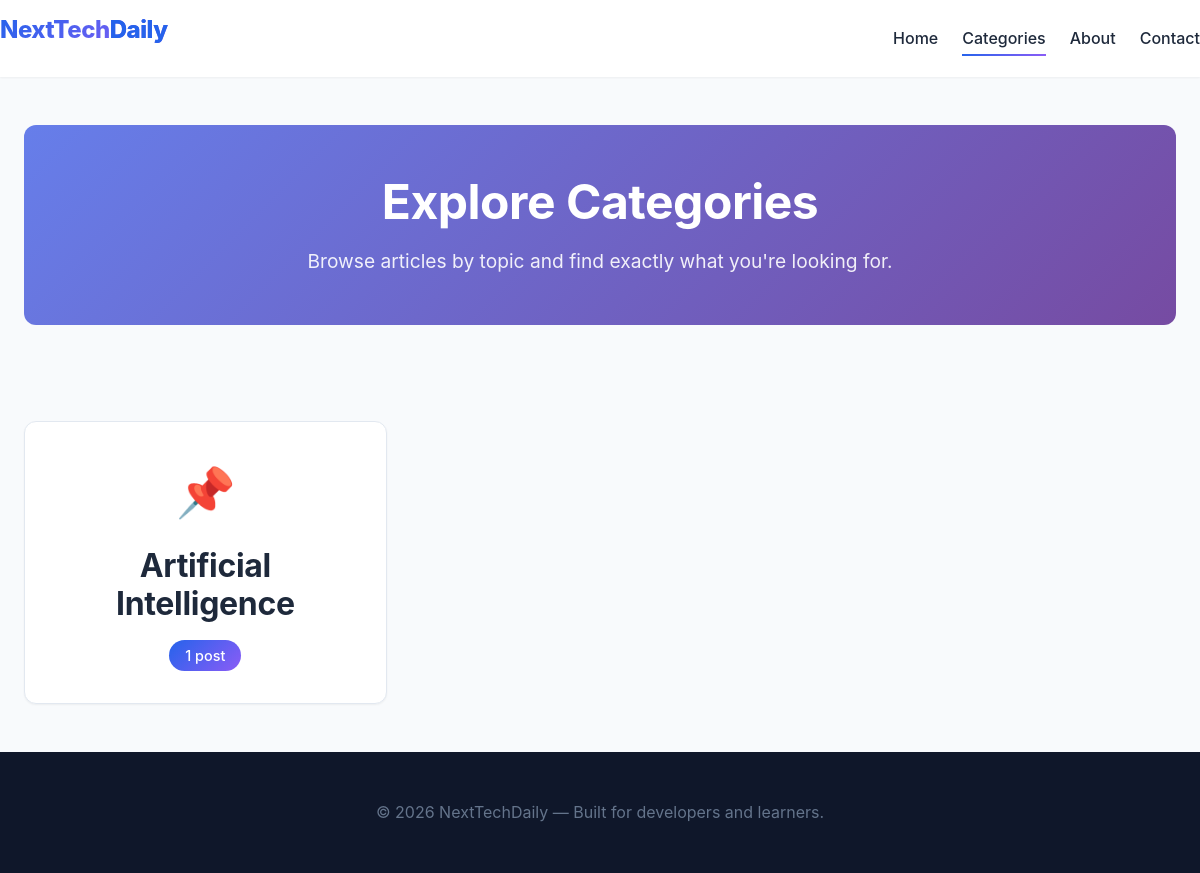
The page /categories on the database its author committed.
### tables this page shows
CREATE TABLE "posts" (
	"id"	INTEGER,
	"title"	TEXT NOT NULL,
	"content"	TEXT NOT NULL,
	"category"	TEXT NOT NULL,
	"image_filename"	TEXT,
	"date"	TIMESTAMP DEFAULT CURRENT_TIMESTAMP,
	"views"	INTEGER DEFAULT 0,
	"excerpt"	TEXT,
	PRIMARY KEY("id" AUTOINCREMENT)
);

### app.py (the view)
@app.route('/categories')
def categories():
    db = get_db()
    if app.config['USING_POSTGRESQL']:
        categories = db.execute('''
            SELECT category, COUNT(*) as post_count
            FROM posts
            GROUP BY category
            ORDER BY category
        ''').fetchall()
    else:
        categories = db.execute('''
            SELECT category, COUNT(*) as post_count
            FROM posts
            GROUP BY category
            ORDER BY category
        ''').fetchall()
    return render_template('categories.html', categories=categories)

### app.py (called while the page is built)
def get_db():
    if app.config['USING_POSTGRESQL']:
        db = getattr(g, '_database', None)
        if db is None:
            db = g._database = app.config['POSTGRESQL_POOL'].getconn()
        return db
    else:
        db = getattr(g, '_database', None)
        if db is None:
            os.makedirs(os.path.dirname(database_path), exist_ok=True)
            db = g._database = sqlite3.connect(database_path)
            db.row_factory = sqlite3.Row   # allows accessing columns by name
        return db

@app.teardown_appcontext
def close_connection(exception):
    db = getattr(g, '_database', None)
    if db is not None:
        if app.config['USING_POSTGRESQL']:
            app.config['POSTGRESQL_POOL'].putconn(db)
        else:
            db.close()

### templates/categories.html (shortened to what this page needs)
<!DOCTYPE html>
<html lang="en">
<head>
    <link rel="stylesheet" href="{{ url_for('static', filename='css/style.css') }}">
</head>
<body>
<header>
    <div class="container header-content">
        <h1 class="logo">NextTech<span>Daily</span></h1>
        <nav>
            <ul class="nav-links">
                <li><a href="{{ url_for('index') }}">Home</a></li>
                <li><a href="{{ url_for('categories') }}" class="active">Categories</a></li>
                <li><a href="{{ url_for('about') }}">About</a></li>
                <li><a href="{{ url_for('contact') }}">Contact</a></li>
            </ul>
        </nav>
    </div>
</header>
<main class="container">
    <section class="hero">
        <h2>Explore Categories</h2>
        <p>Browse articles by topic and find exactly what you're looking for.</p>
    </section>
    <div class="categories-grid">
        {% if categories %}
            {% for category in categories %}
                <div class="category-card">
                    <div class="category-icon">
                        {% set icon = {
                            'technology': '💻',
                            'programming': '👨‍💻',
                            'web development': '🌐',
                            'ai': '🤖',
                            'science': '🔬',
                            'business': '💼',
                            'design': '🎨',
                            'tutorial': '📚',
                            'news': '📰'
                        } %}
                        {{ icon.get(category.category.lower(), '📌') }}
                    </div>
                    <h2>
                        <a href="{{ url_for('category_posts', category_name=category.category) }}">
                            {{ category.category }}
                        </a>
                    </h2>
                    <span class="post-count">
                        {{ category.post_count }} post{% if category.post_count != 1 %}s{% endif %}
                    </span>
                </div>
            {% endfor %}
        {% else %}
            <div class="no-categories">
                <p>No categories yet. Check back soon!</p>
                <a href="{{ url_for('index') }}" class="browse-all">Browse All Posts →</a>
            </div>
        {% endif %}
    </div>
</main>
<footer>
    <p>© 2026 NextTechDaily — Built for developers and learners.</p>
</footer>
</body>
</html>

### static/css/style.css (style rules this page uses)
:root { --primary-color: #2563eb; --primary-dark: #1d4ed8; --secondary-color: #10b981; --accent-color: #8b5cf6; --dark-bg: #0f172a; --light-bg: #f8fafc; --card-bg: #ffffff; --text-dark: #1e293b; --text-muted: #64748b; --text-light: #f1f5f9; --border-color: #e2e8f0; --success-color: #22c55e; --error-color: #ef4444; --warning-color: #f59e0b; --space-xs: 0.5rem; --space-sm: 1rem; --space-md: 1.5rem; --space-lg: 2rem; --space-xl: 3rem; --font-primary: 'Inter', -apple-system, BlinkMacSystemFont, 'Segoe UI', Roboto, Oxygen, Ubuntu, Cantarell, sans-serif; --font-heading: 'Inter', -apple-system, BlinkMacSystemFont, 'Segoe UI', sans-serif; --shadow-sm: 0 1px 2px 0 rgb(0 0 0 / 0.05); --shadow-md: 0 4px 6px -1px rgb(0 0 0 / 0.1); --shadow-lg: 0 10px 15px -3px rgb(0 0 0 / 0.1); --border-radius: 12px; --transition: all 0.3s ease; }
* { margin: 0; padding: 0; box-sizing: border-box; }
body { font-family: var(--font-primary); color: var(--text-dark); background-color: var(--light-bg); line-height: 1.6; min-height: 100vh; display: flex; flex-direction: column; }
h1, h2, h3, h4, h5, h6 { font-family: var(--font-heading); font-weight: 700; line-height: 1.2; margin-bottom: var(--space-sm); color: var(--text-dark); }
h1 { font-size: clamp(2rem, 5vw, 3rem); letter-spacing: -0.02em; }
h2 { font-size: clamp(1.5rem, 4vw, 2rem); letter-spacing: -0.01em; }
p { margin-bottom: var(--space-sm); color: var(--text-muted); font-size: 1rem; }
a { color: var(--primary-color); text-decoration: none; transition: var(--transition); }
.container { width: 100%; max-width: 1200px; margin: 0 auto; padding: 0 var(--space-md); }
header { background-color: var(--card-bg); box-shadow: var(--shadow-sm); position: sticky; top: 0; z-index: 100; backdrop-filter: blur(10px); background-color: rgba(255, 255, 255, 0.9); }
.header-content { display: flex; justify-content: space-between; align-items: center; padding: var(--space-sm) 0; }
.logo { font-size: 1.5rem; font-weight: 800; background: linear-gradient(135deg, var(--primary-color), var(--accent-color)); -webkit-background-clip: text; -webkit-text-fill-color: transparent; background-clip: text; }
.logo span { -webkit-text-fill-color: var(--primary-color); }
.nav-links { display: flex; gap: var(--space-md); list-style: none; align-items: center; }
.nav-links a { color: var(--text-dark); font-weight: 500; padding: var(--space-xs) 0; position: relative; }
.nav-links a::after { content: ''; position: absolute; bottom: 0; left: 0; width: 0; height: 2px; background: linear-gradient(135deg, var(--primary-color), var(--accent-color)); transition: var(--transition); }
.nav-links a:hover::after, .nav-links a.active::after { width: 100%; }
.hero { text-align: center; padding: var(--space-xl) 0; background: linear-gradient(135deg, #667eea 0%, #764ba2 100%); color: white; border-radius: var(--border-radius); margin: var(--space-xl) 0; }
.hero h2 { color: white; font-size: clamp(2rem, 5vw, 3rem); margin-bottom: var(--space-sm); }
.hero p { color: rgba(255, 255, 255, 0.9); font-size: 1.2rem; max-width: 600px; margin: 0 auto; }
footer { background: var(--dark-bg); color: var(--text-light); text-align: center; padding: var(--space-xl) 0; margin-top: auto; }
footer p { color: var(--text-muted); margin: 0; }

### templates/categories.html (style rules this page uses)
.categories-grid { display: grid; grid-template-columns: repeat(auto-fill, minmax(280px, 1fr)); gap: var(--space-lg); padding: var(--space-xl) 0; }
.category-card { background: var(--card-bg); border-radius: var(--border-radius); padding: var(--space-lg); box-shadow: var(--shadow-sm); transition: var(--transition); text-align: center; border: 1px solid var(--border-color); animation: fadeUp 0.6s ease-out forwards; }
.category-icon { font-size: 3rem; margin-bottom: var(--space-sm); }
.category-card h2 { margin-bottom: var(--space-xs); color: var(--text-dark); }
.category-card h2 a { color: inherit; text-decoration: none; }
.post-count { display: inline-block; background: linear-gradient(135deg, var(--primary-color), var(--accent-color)); color: white; padding: 0.25rem 1rem; border-radius: 20px; font-size: 0.9rem; font-weight: 500; margin-top: var(--space-xs); }

### rows shown on the page
posts: get "📌", category "Artificial Intelligence", post_count "1"
